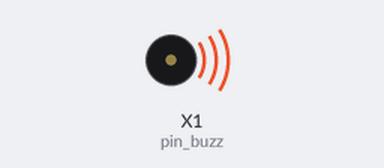
The program below on a simulated pyboard running MicroPython. Shown: buzzer (waves = sounding). At 1.0 s the program stops and its outputs stay as they are.

Above: at 0.1 s.
At 1.1 s:
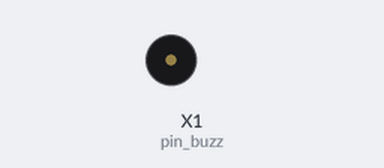
Timing chart, 0 to 2.5 s (numbered marks = the images above):
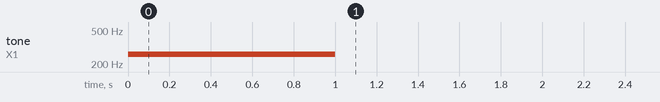

The program:

i10_tone.py
```python
""" i10_tone.py - ARDBASE mini lab - play a tone on the piezo.
	based on https://wiki.mchobby.be/index.php?title=MicroPython-Hack-piezo
	Code is for MicroPython Pyboard

* Author(s): Meurisse D., MCHobby (shop.mchobby.be).

Products:
---> Kit Soudure ARDBASE : https://shop.mchobby.be/product.php?id_product=1124
---> MicroPython Pyboard : https://shop.mchobby.be/product.php?id_product=570
------------------------------------------------------------------------

History:
  08 february 2022 - Dominique - initial MicroPython writing
"""

from pyb import Pin, Timer
import time

# Configurer les broches PWM pour la sortie sur buzzer
pin_buzz = Pin("X1") # Broche X1 avec timer 1 et Channel 1
tim = Timer(2, freq=3000)
ch = tim.channel(1, Timer.PWM, pin=pin_buzz)

def play_freq( freq ):
	global tim, ch
	if freq == 0:
		ch.pulse_width_percent( 0 )
	else:
		tim.freq( freq )
		ch.pulse_width_percent( 30 )

# Play a Do (at 261 Hertz)
play_freq( 261 )
# Playing the note for 1 second
time.sleep_ms( 1000 )
# Stop the note
play_freq( 0 )
```

Measured:
- by itself, tone on X1 (pin_buzz): silent → 261 Hz at 0.00 s, → silent 1.0 s later
